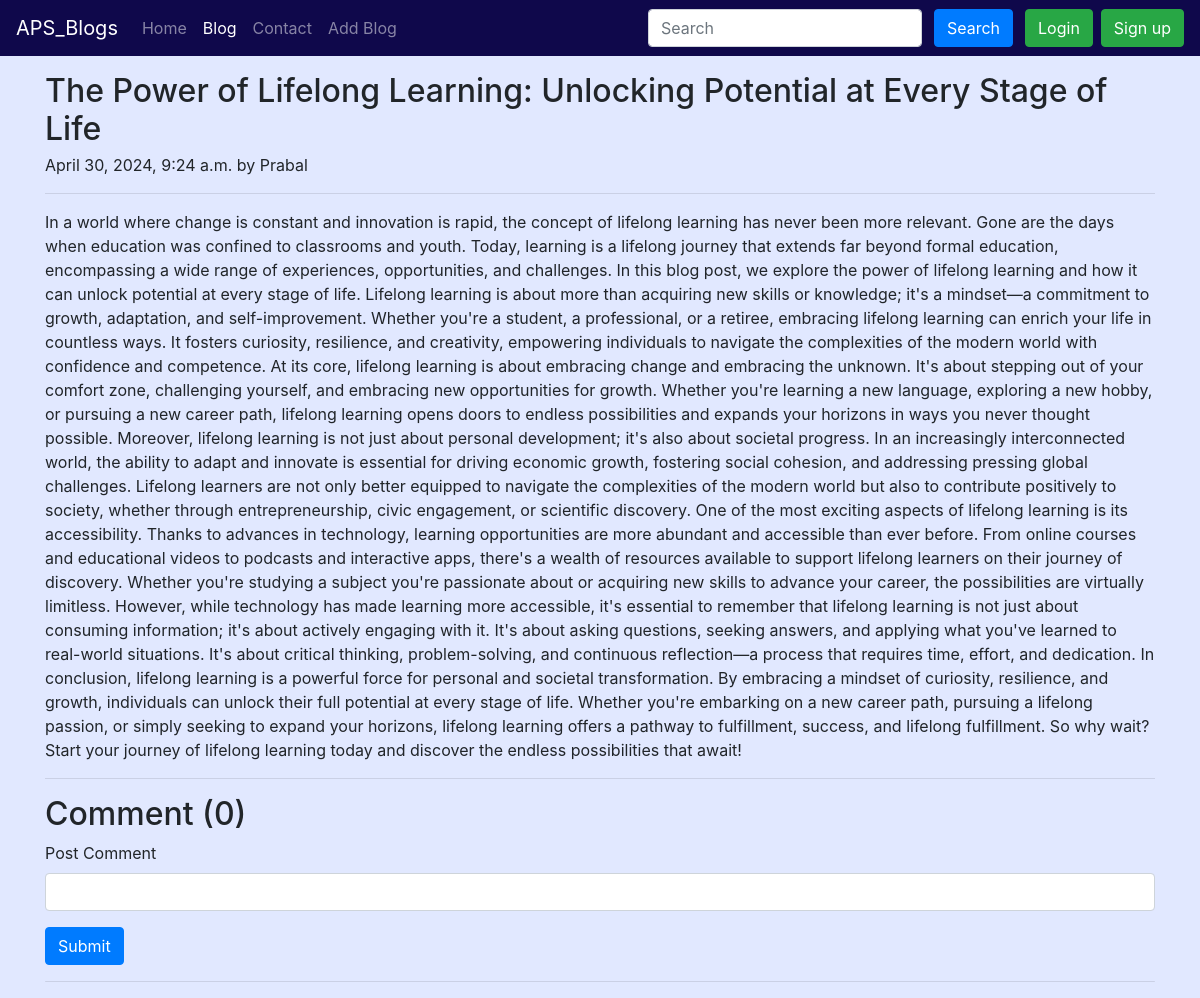
Before: /blog/The Power of Lifelong Learning/ with the older database file.
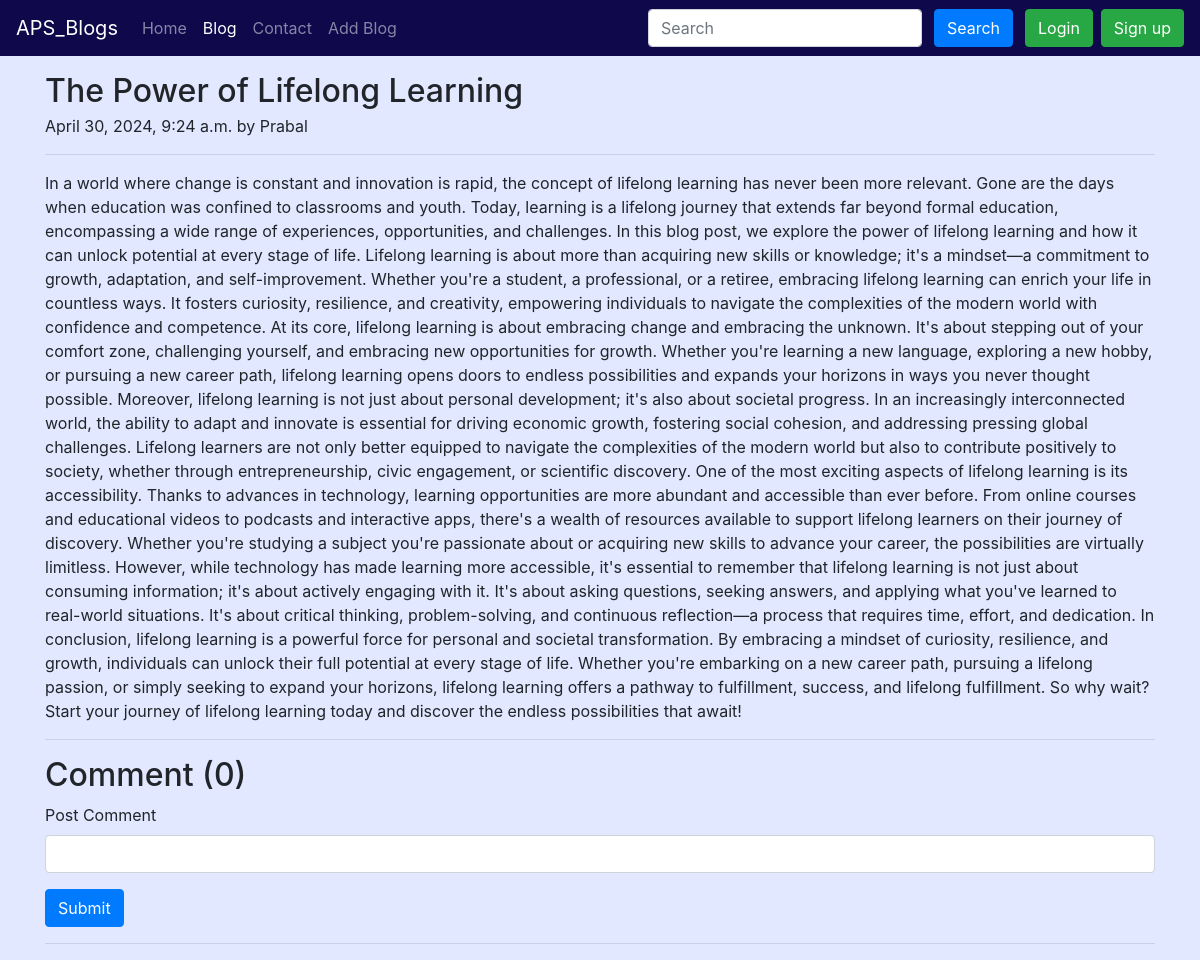
After: the same page with the newer database file.
### Blog/models.py (models this page shows, shortened)
class Post(models.Model):
    sno = models.AutoField(primary_key=True)
    title = models.CharField(max_length=100)
    text = models.TextField()
    author = models.CharField(max_length=30)
    slug = AutoSlugField(populate_from='title')
    timeStamp = models.DateTimeField(default=datetime.now, blank=True)
    thumbnail = models.ImageField(upload_to='blog/thumbnail', default="blog/thumbnail/wallpaper.jpg")

### Blog/views.py (the view)
# urls.py: path('<str:slug>/',views.blogPost,name="blogPost"),
def blogPost(request, slug):
    post = Post.objects.filter(slug=slug)[0]
    comments = BlogComment.objects.filter(post=post,parent=None)
    replies = BlogComment.objects.filter(post=post).exclude(parent = None)
    replyDict =  {}
    for reply in replies:
        if reply.parent.sno not in replyDict.keys():
            replyDict[reply.parent.sno] = [reply]
        else:
            replyDict[reply.parent.sno].append(reply)
    context = {
        'post': post,
        'comments': comments,
        'replyDict':replyDict
    }
    return render(request, 'blog/blogPost.html', context=context)

### templates/blog/blogPost.html (shortened to what this page needs)
{% extends 'base.html' %}
{% load humanize %}
{% load static %}
{% load extras %}
{% block activeBlog %}active{% endblock activeBlog %}
{% block body %}
<div class="container my-3">
    <h2 class="blog-post-title mb-1">{{post.title}}</h2>
    <p class="blog-post-meta">{{ post.timeStamp }} by <span>{{post.author}}</span></p>
    <hr class="solid">
    <p>{{post.text}}</p>
    <hr class="solid">
</div>
<div class="container">
    <h2>Comment ({{ comments.count }})</h2>
    <form action="/blog/postComment" method="post"> {% csrf_token %}
        <div class="mb-3">
            <label for="comment" class="form-label">Post Comment</label>
            <input name="comment" type="text" class="form-control" id="comment" aria-describedby="text">
        </div>
        <button type="submit" class="btn btn-primary">Submit</button>
    </form>
    <hr class="rounded">
</div>
{% endblock body %}

Changed rows visible on the page:
changed Post "Prabal": title "The Power of Lifelong Learning: Unlocking Potential at Every Stage of Life" → "The Power of Lifelong Learning"
